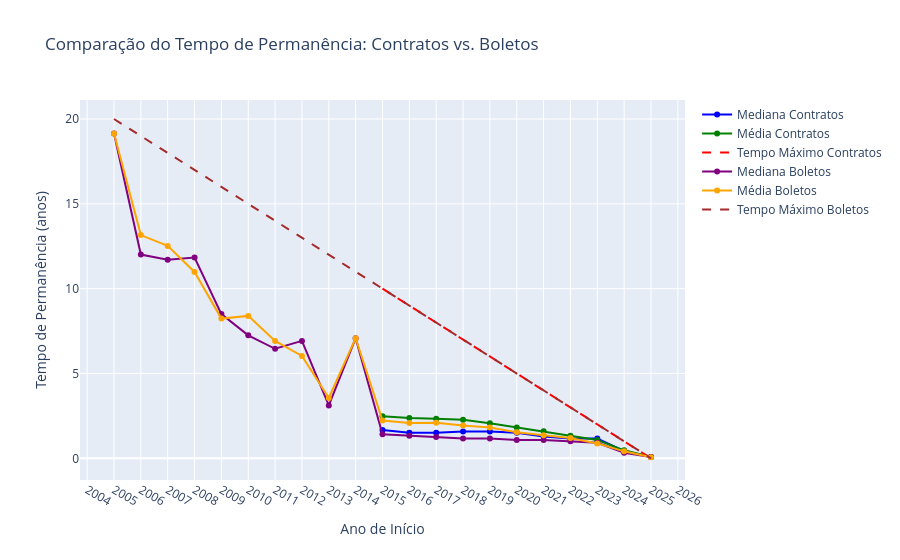

The notebook cell this image was saved under:
### Markdown cell above
### 2015

### Code cell
analisar_permanencia_comparada(tabela_2015)

### Figure 1 — Plotly figure (JSON) as saved in the notebook; plotly's stock layout.template omitted (floating-point values rounded to 4 significant figures)
{"data": [{"line": {"color": "blue"}, "mode": "lines+markers", "name": "Mediana Contratos", "type": "scatter", "x": [2015, 2016, 2017, 2018, 2019, 2020, 2021, 2022, 2023, 2024, 2025], "y": [1.67, 1.5, 1.5, 1.58, 1.58, 1.5, 1.29, 1.17, 1.17, 0.42, 0.08]}, {"line": {"color": "green"}, "mode": "lines+markers", "name": "Média Contratos", "type": "scatter", "x": [2015, 2016, 2017, 2018, 2019, 2020, 2021, 2022, 2023, 2024, 2025], "y": [2.482, 2.372, 2.328, 2.266, 2.066, 1.81, 1.591, 1.337, 1.081, 0.4699, 0.08]}, {"line": {"color": "red", "dash": "dash"}, "mode": "lines", "name": "Tempo Máximo Contratos", "type": "scatter", "x": [2015, 2016, 2017, 2018, 2019, 2020, 2021, 2022, 2023, 2024, 2025], "y": [10, 9, 8, 7, 6, 5, 4, 3, 2, 1, 0]}, {"line": {"color": "purple"}, "mode": "lines+markers", "name": "Mediana Boletos", "type": "scatter", "x": [2005, 2006, 2007, 2008, 2009, 2010, 2011, 2012, 2013, 2014, 2015, 2016, 2017, 2018, 2019, 2020, 2021, 2022, 2023, 2024, 2025], "y": [19.14, 12.01, 11.71, 11.83, 8.5, 7.25, 6.455, 6.92, 3.115, 7.08, 1.42, 1.33, 1.25, 1.17, 1.17, 1.08, 1.08, 1.0, 0.92, 0.33, 0.08]}, {"line": {"color": "orange"}, "mode": "lines+markers", "name": "Média Boletos", "type": "scatter", "x": [2005, 2006, 2007, 2008, 2009, 2010, 2011, 2012, 2013, 2014, 2015, 2016, 2017, 2018, 2019, 2020, 2021, 2022, 2023, 2024, 2025], "y": [19.14, 13.16, 12.52, 10.98, 8.236, 8.395, 6.915, 6.032, 3.553, 7.08, 2.229, 2.088, 2.097, 1.93, 1.82, 1.538, 1.359, 1.197, 0.8784, 0.4103, 0.0625]}, {"line": {"color": "brown", "dash": "dash"}, "mode": "lines", "name": "Tempo Máximo Boletos", "type": "scatter", "x": [2005, 2006, 2007, 2008, 2009, 2010, 2011, 2012, 2013, 2014, 2015, 2016, 2017, 2018, 2019, 2020, 2021, 2022, 2023, 2024, 2025], "y": [20, 19, 18, 17, 16, 15, 14, 13, 12, 11, 10, 9, 8, 7, 6, 5, 4, 3, 2, 1, 0]}], "layout": {"showlegend": true, "title": {"text": "Comparação do Tempo de Permanência: Contratos vs. Boletos"}, "xaxis": {"dtick": 1, "tickmode": "linear", "title": {"text": "Ano de Início"}}, "yaxis": {"title": {"text": "Tempo de Permanência (anos)"}}}}
